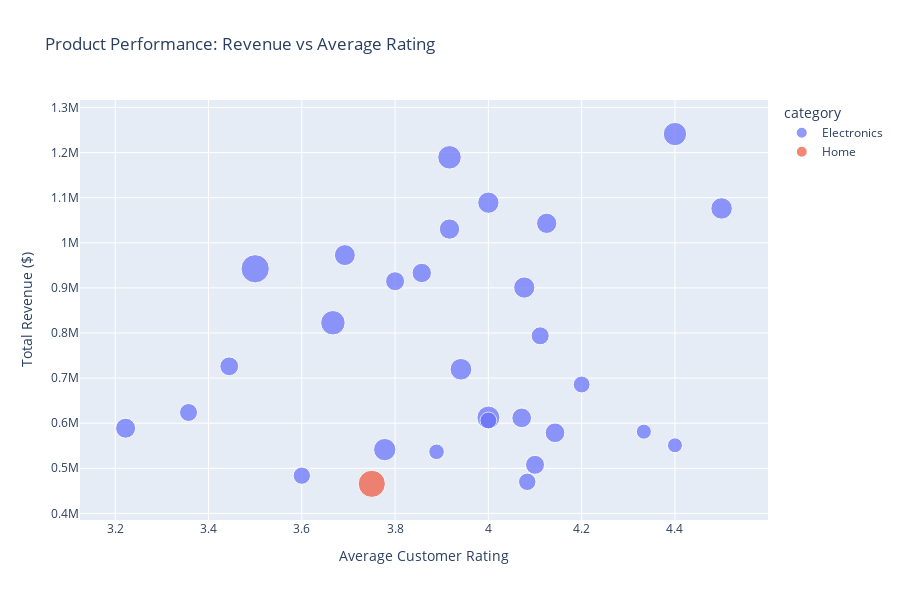

Here is the notebook cell this chart was saved with:
### Code cell
# Display Visualization 5: Product Performance Scatter
print("\n📊 VISUALIZATION 5: PRODUCT PERFORMANCE ANALYSIS")
scatter_fig.show()

### Figure 1 — Plotly figure (JSON) as saved in the notebook; plotly's stock layout.template omitted (floating-point values rounded to 4 significant figures)
{"data": [{"customdata": [["Electronics - Synchronized background hardware", 190], ["Electronics - Intuitive background productivity", 204], ["Electronics - Customizable 3rdgeneration standardization", 189], ["Electronics - Programmable fresh-thinking contingency", 240], ["Electronics - Upgradable web-enabled workforce", 176], ["Electronics - Sharable interactive intranet", 180], ["Electronics - Multi-tiered solution-oriented complexity", 182], ["Electronics - De-engineered fault-tolerant paradigm", 304], ["Electronics - Public-key stable implementation", 182], ["Electronics - Progressive intangible projection", 160], ["Electronics - Re-engineered object-oriented matrices", 234], ["Electronics - Quality-focused explicit benchmark", 192], ["Electronics - Robust intangible strategy", 126], ["Electronics - Robust holistic Graphic Interface", 153], ["Electronics - Mandatory demand-driven knowledgebase", 221], ["Electronics - Expanded national budgetary management", 110], ["Electronics - Advanced radical structure", 238], ["Electronics - Advanced analyzing flexibility", 198], ["Electronics - Configurable encompassing hub", 168], ["Electronics - De-engineered tertiary migration", 128], ["Electronics - Multi-lateral hybrid implementation", 162], ["Electronics - Proactive stable help-desk", 96], ["Electronics - User-centric even-keeled project", 168], ["Electronics - Multi-channeled context-sensitive data-warehouse", 90], ["Electronics - Progressive regional Internet solution", 270], ["Electronics - Enhanced intangible encryption", 90], ["Electronics - Profit-focused 6thgeneration Local Area Network", 150], ["Electronics - Networked executive database", 140], ["Electronics - Managed incremental support", 168]], "hovertemplate": "category=Electronics<br>Average Customer Rating=%{x}<br>Total Revenue ($)=%{y}<br>Units Sold=%{marker.size}<br>product_name=%{customdata[0]}<br>review_count=%{customdata[1]}<extra></extra>", "legendgroup": "Electronics", "marker": {"color": "#636efa", "size": [710, 720, 588, 600, 536, 540, 572, 1040, 490, 470, 585, 780, 423, 459, 612, 370, 420, 682, 504, 368, 522, 294, 504, 290, 648, 315, 470, 390, 396], "sizemode": "area", "sizeref": 2.6, "symbol": "circle"}, "mode": "markers", "name": "Electronics", "orientation": "v", "showlegend": true, "type": "scatter", "x": [4.4, 3.917, 4.0, 4.5, 4.125, 3.917, 3.692, 3.5, 3.857, 3.8, 4.077, 3.667, 4.111, 3.444, 3.941, 4.2, 3.357, 4.0, 4.071, 4.0, 3.222, 4.333, 4.143, 4.4, 3.778, 3.889, 4.1, 3.6, 4.083], "xaxis": "x", "y": [1241000.0, 1190000.0, 1089000.0, 1076000.0, 1043000.0, 1031000.0, 972800.0, 942400.0, 933200.0, 914900.0, 900800.0, 822700.0, 793800.0, 726200.0, 719600.0, 685800.0, 623800.0, 612600.0, 611900.0, 606100.0, 588900.0, 581200.0, 578700.0, 551000.0, 541400.0, 536600.0, 507700.0, 483600.0, 470000.0], "yaxis": "y"}, {"customdata": [["Home - Horizontal static toolset", 304]], "hovertemplate": "category=Home<br>Average Customer Rating=%{x}<br>Total Revenue ($)=%{y}<br>Units Sold=%{marker.size}<br>product_name=%{customdata[0]}<br>review_count=%{customdata[1]}<extra></extra>", "legendgroup": "Home", "marker": {"color": "#EF553B", "size": [960], "sizemode": "area", "sizeref": 2.6, "symbol": "circle"}, "mode": "markers", "name": "Home", "orientation": "v", "showlegend": true, "type": "scatter", "x": [3.75], "xaxis": "x", "y": [465600.0], "yaxis": "y"}], "layout": {"height": 600, "legend": {"itemsizing": "constant", "title": {"text": "category"}, "tracegroupgap": 0}, "title": {"text": "Product Performance: Revenue vs Average Rating"}, "xaxis": {"anchor": "y", "domain": [0, 1], "title": {"text": "Average Customer Rating"}}, "yaxis": {"anchor": "x", "domain": [0, 1], "title": {"text": "Total Revenue ($)"}}}}
